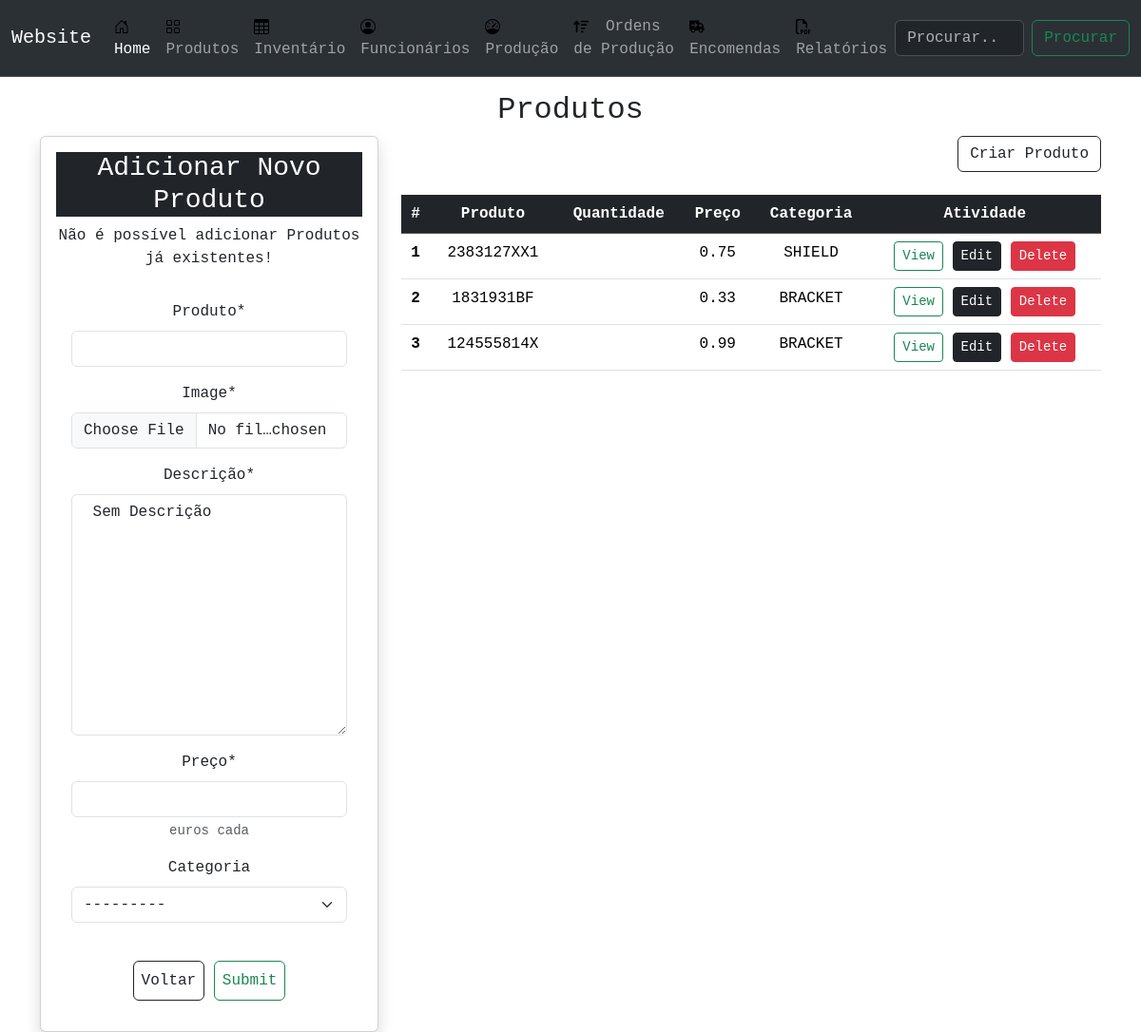
Page /product/ on the earlier database version.
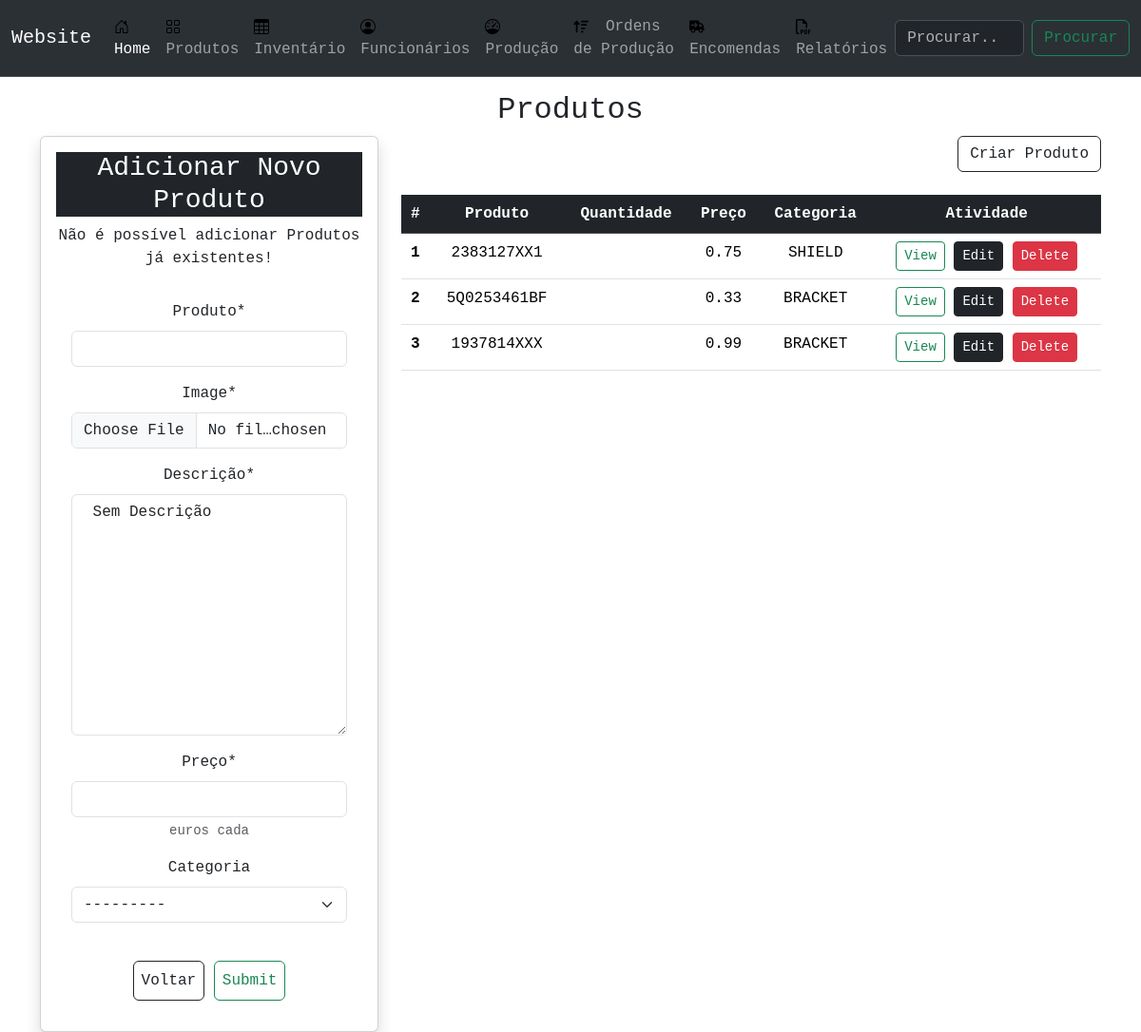
Same page on the later database version.
### product/models.py (models this page shows, shortened)
class Product(models.Model):
    CATEGORY = {
    "SHIELD" : "SHIELD",
    "BRACKET" : "BRACKET",
    "ASSEMBLY" : "HANGER ASSEMBLY",
    }
    name=models.CharField(max_length=120, verbose_name='Produto')
    image=models.ImageField(upload_to='product', default='random.jpg')
    description = models.TextField(verbose_name="Descrição", default=" Sem Descrição ")
    price = models.FloatField(help_text='euros cada', verbose_name="Preço")
    category = models.CharField(max_length=20, choices=CATEGORY, blank=True, verbose_name="Categoria")
    created=models.DateTimeField(auto_now_add=True)
    updated=models.DateTimeField(auto_now=True)

### product/views.py (the view, shortened to what this page needs)
# urls.py: path('', productList, name='list'),
def productList(request):
    q = request.GET.get('q') if request.GET.get('q') is not None else ''
    products = Product.objects.filter(
        Q(name__icontains=q) |
        Q(category__icontains=q)
    )
    form = ProductForm()
    context = {
        'objects':products,
        'form':form,
    }
    return render(request, 'product/list.html', context)

### product/forms.py
class ProductForm(forms.ModelForm):
    class Meta:
        model = Product
        fields = '__all__'

### product/templates/product/list.html
{% extends 'main.html' %}
{% block content %}
<main class="layout__page">
    <div class="container">
        <div class="row text-center">
            <h2>Produtos</h2>
        </div>
        <div class="row">
            <div class="col-4">
                {% include 'product/card_form_product.html' %}
            </div>
            <div class="col">
                <div class="text-end">
                    <a type="button" class="btn btn-outline-dark" href="{% url 'product:create' %}">Criar Produto</a>
                </div>
                <div class="row my-4 text-center">
                    <div class="col-ms-2">
                        <table class="table bg-white">
                            <thead class="thead-dark">
                                <tr class="table-dark">
                                    <th scope="col">#</th>
                                    <th scope="col">Produto</th>
                                    <th scope="col">Quantidade</th>
                                    <th scope="col"> Preço </th>
                                    <th scope="col"> Categoria</th>
                                    <th scope="col">Atividade</th>
                                </tr>
                            </thead>
                            <tbody>
                                {% for obj in objects %}
                                <tr>
                                    <th scope="row">{{obj.id}}</th>
                                    <td>{{obj.name}}</td>
                                    <td>{{obj.quantity}}</td>
                                    <td>{{obj.price}}</td>
                                    <td>{{obj.category}}</td>
                                    <td class="text-center">
                                        <a class='btn btn-outline-success btn-sm'
                                            href="{% url 'product:view' obj.id %}">View</a>
                                        <a id="edit-btn" type='button' class='btn btn-dark btn-sm edit-btn'
                                            href="{% url 'product:update' obj.id %}">Edit</a>
                                        <a class='btn btn-danger btn-sm'
                                            href="{% url 'product:delete' obj.id %}">Delete</a>
                                    </td>
                                </tr>
                                {% endfor %}
                            </tbody>
                        </table>
                    </div>
                </div>
            </div>
        </div>
    </div>
</main>
{% endblock content %}

Differences in the rows shown:
changed Product id 2: name "1831931BF" → "5Q0253461BF"
changed Product id 3: name "124555814X" → "1937814XXX"
